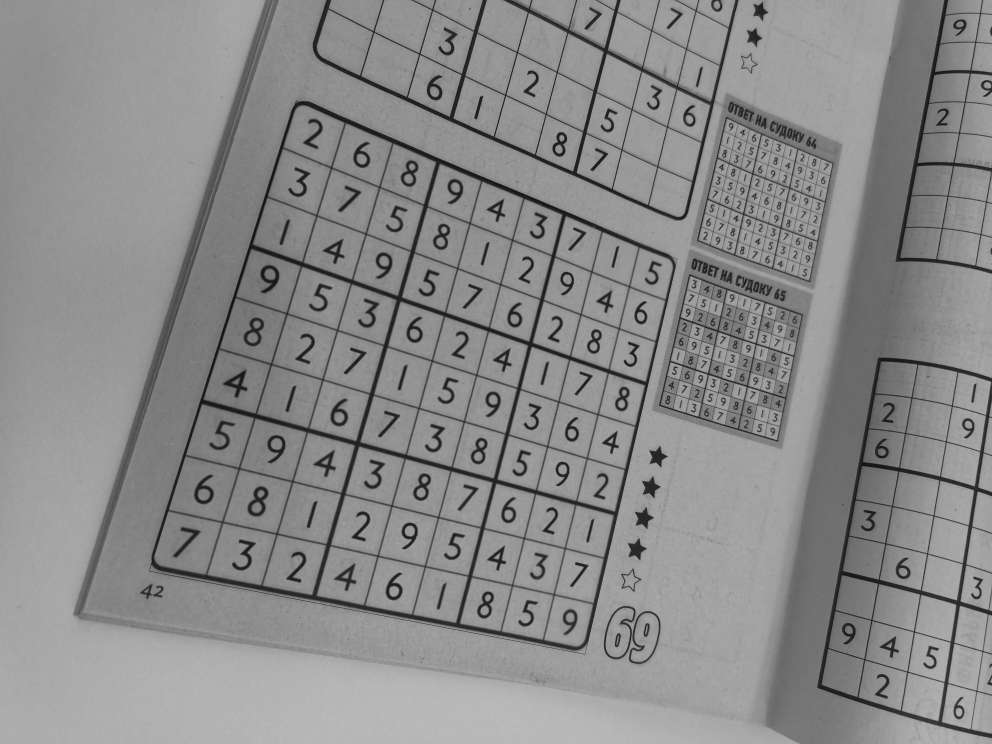
#> input picture solution_train_3.jpg, 3968 x 2976 px (shown at 1/4 size)
$ python -i sudoku.py   (imports and definitions only)   (older library calls are emulated)
#> lines starting #> are read from the running program, lines starting #| are printed output that depends on the picture; after the words box and inside, x2 and y2 are one past the last pixel; in counts of white or black regions, pixels touching at a corner belong together
#> further down, picture is the input picture: shape (2976, 3968); min 0, max 193, mean 138.2
import numpy as np
import matplotlib.pyplot as plt
from matplotlib import cm

from skimage import io
from skimage.feature import canny
import cv2
import os

import numpy as np
import cv2
import os

from skimage.feature import hog

from sklearn.ensemble import RandomForestClassifier
from pathlib import Path

from skimage.transform import rescale
from skimage.morphology import dilation, disk
from skimage.transform import ProjectiveTransform, warp
from skimage.feature import canny, match_template
import skimage.feature as feature

from skimage.filters import threshold_minimum, threshold_otsu, threshold_mean, threshold_local
from skimage import transform
import skimage.filters as filters
import scipy
import joblib

#---------------------------------------------------------------
# SUDOKU SOLVER FROM GITHUB

# [5 lines left out: function matrix_to_puzzle, not called in this run]

def puzzle_to_matirx(puzzle):
    vector = [x for x in puzzle.values()]
    return np.array(vector).astype(int).reshape([9, 9])

# [161 lines left out: functions solve_sudoku, sudoku_reference, parse_puzzle, validate_sudoku, solve_puzzle, not called in this run]

# -------------------------------------------------------------------
# MY CODE
from skimage.morphology import dilation, disk

def mask_image(image_full, verbose=False, return_corners=False):
#> called with verbose = False, return_corners = False
    image_scaled = np.copy(image_full)
    image_scaled = 255 - image_scaled
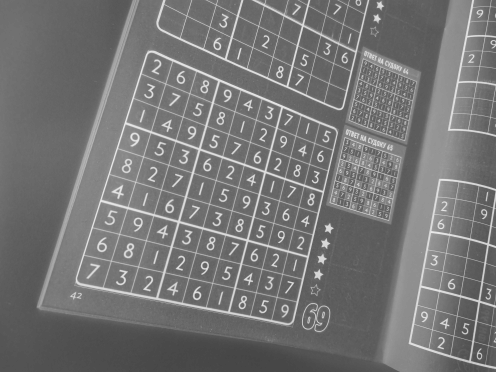
#> image_scaled: shape (2976, 3968) (shown at 1/8 size); min 62, max 255, mean 116.8

    edges = image_scaled
    edges = canny(edges, sigma=2)
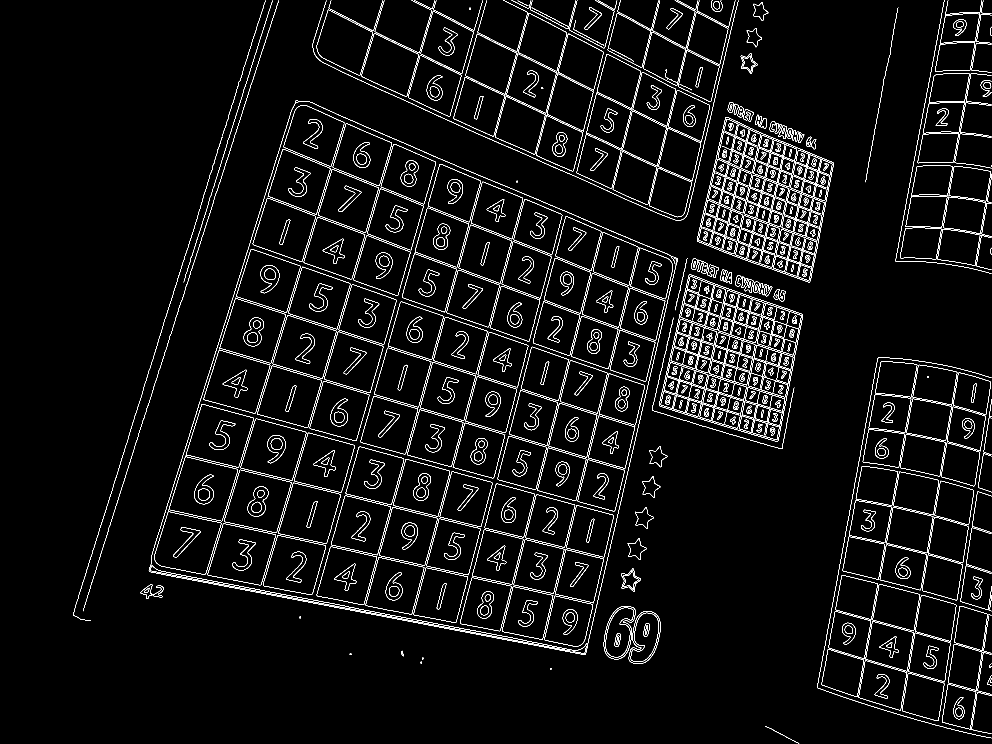
#> edges: shape (2976, 3968) bool (shown at 1/4 size); 2.2% white in thin lines or dots
    edges = np.int8(filters.gaussian(edges, 2) * 255)
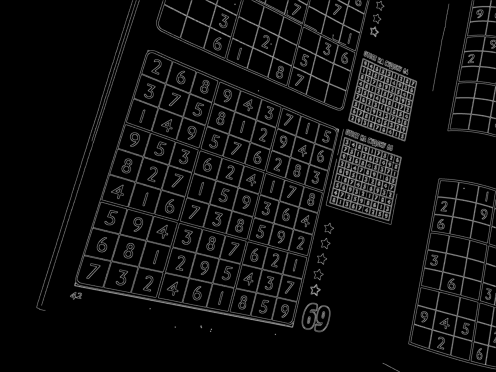
#> edges: shape (2976, 3968) int8 (shown at 1/8 size); min 0, max 98, mean 5.5; drawn with min black and max white
    selem = disk(1)
    edges = dilation(edges, selem)
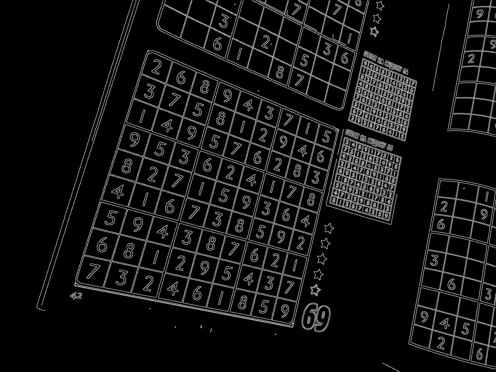
#> edges: shape (2976, 3968) int8 (shown at 1/8 size); min 0, max 98, mean 7.1; drawn with min black and max white

    # we need to convert image to uint to apply findContours
    edges = (edges).astype(np.uint8)
    ext_contours = cv2.findContours(edges.copy(), cv2.RETR_EXTERNAL, cv2.CHAIN_APPROX_SIMPLE)[0]
#> ext_contours = 48 contours; largest, box (x1, y1, x2, y2) and area: (590, 395, 2717, 2625) 3133546, (1245, 0, 2960, 888) 640178, (3263, 1424, 3968, 2959) 466916, (3280, 2295, 3968, 2941) 301230, (2630, 1092, 3218, 1773) 270550


    areas = [cv2.contourArea(x) for x in ext_contours]
#> areas = 48 values, max 3133546 at index 31, min 231 at index 2, mean 119234.7
    contours = []
    for i, a in enumerate(areas):
        if a > 0.7*max(areas):
            contours.append(ext_contours[i])
#> this loop made 48 passes
#> a on passes 1 to 8: 1947, 841, 231, 370.5, 480, 243, 484, 233
#> after the loop, contours = 1 contour; box (x1, y1, x2, y2) and area: (590, 395, 2717, 2625) 3133546

    # we need to remove one unnecessary dimension
    contours = [c.squeeze() for c in contours]
#> contours = 1 item

    contours_real = []
    for cont in contours:
        maxs = cont.max(axis=0)
        mins = cont.min(axis=0)
        a = maxs[0] - mins[0]
        b = maxs[1] - mins[1]
        min_, max_ = min(a, b), max(a, b)
        arc_length_area = cv2.arcLength(cont, True)**2/cv2.contourArea(cont)/16

        if min_ / max_ > 0.8 and arc_length_area < 1.5:
            contours_real.append(cont)
#> this loop made 1 pass
#> (maxs, mins, a, b, min_, max_, arc_length_area) on pass 1: ([2716, 2624], [590, 395], 2126, 2229, 2126, 2229, 1.14)
#> after the loop, contours_real = 1 item

    # epsilon allow us to control the max deviation from the original curve
    # here we use 5% of the total curve lenth
    corners = []
    for cnt in contours_real:
        epsilon = 0.05 * cv2.arcLength(cnt, True)
        corners += [cv2.approxPolyDP(cnt, epsilon, True).squeeze()]
#> this loop made 1 pass
#> (epsilon, corners) on pass 1: (378.8, [[[1181, 396], [591, 2288], [2342, 2624], [2714, 1031]]])

    mask = np.zeros_like(image_scaled)
    cv2.fillPoly(mask, corners, 1)
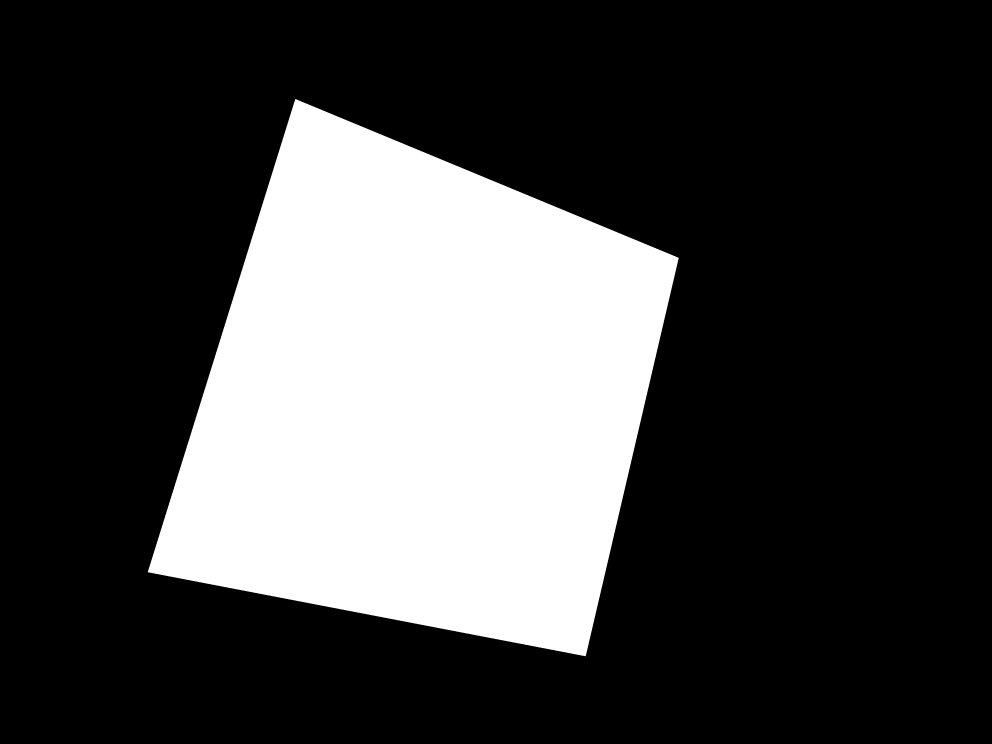
#> mask: shape (2976, 3968) (shown at 1/4 size); values 0 (black) and 1 (white), 26.2% white; 1 white region, box (x1, y1, x2, y2) and area: (591, 396, 2715, 2625) 3098097

    return mask.astype(np.bool_), corners

# [249 lines left out: functions normalize_image, detect_digits, process_cell, predict_image, not called in this run]

>>> import cv2
>>> picture = cv2.imread('solution_train_3.jpg', cv2.IMREAD_GRAYSCALE)
>>> result = mask_image(picture)

$ run again, on solution_train_6.jpg
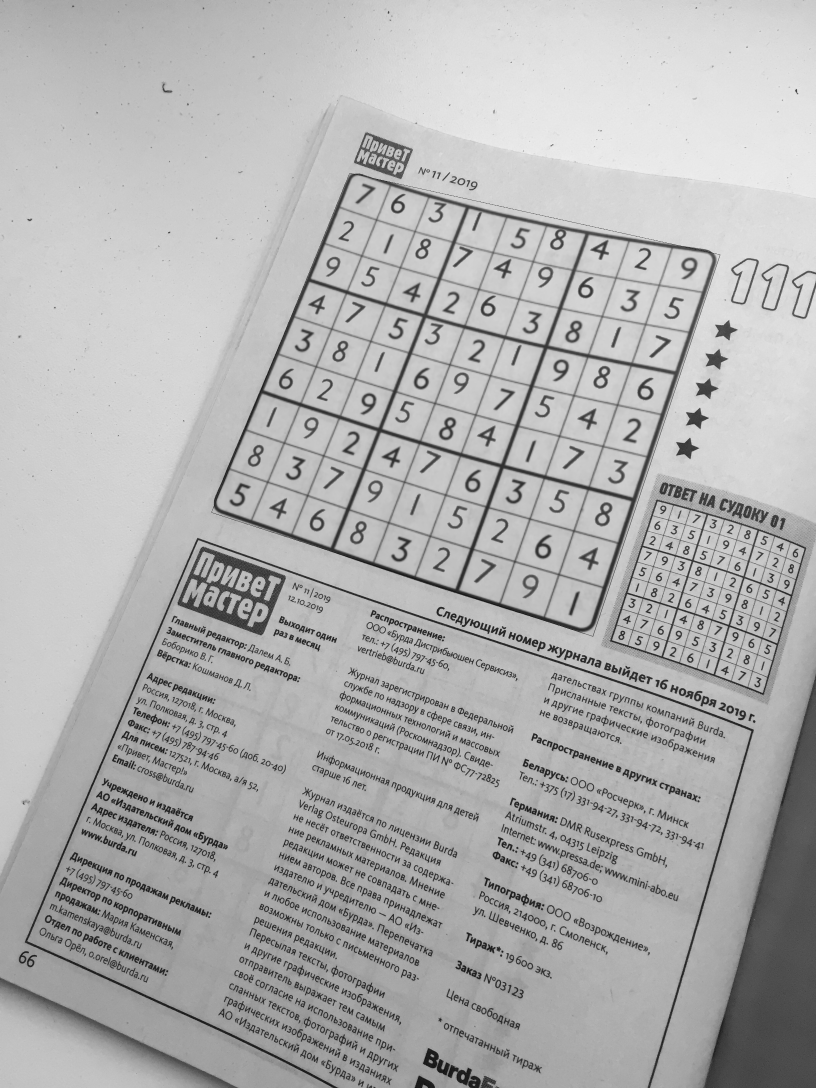
#> input picture solution_train_6.jpg, 2448 x 3264 px (shown at 1/3 size)
#> picture is the input picture: shape (3264, 2448); min 0, max 248, mean 176.6
#> in mask_image, `edges = np.int8(filters.gaussian(edges, 2) * 255)`:
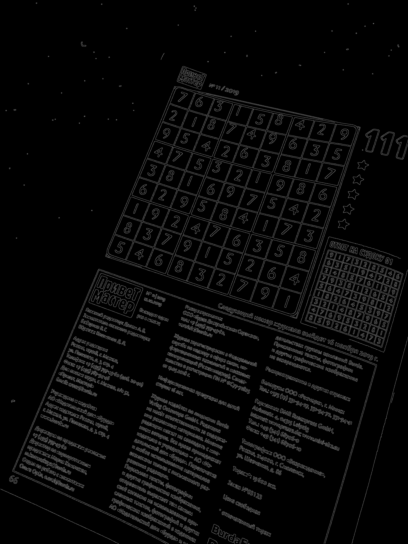
#> edges: shape (3264, 2448) int8 (shown at 1/6 size); min 0, max 109, mean 9
#> ext_contours = 122 contours; largest, box (x1, y1, x2, y2) and area: (627, 512, 2168, 1917) 1381341, (1797, 1414, 2425, 2091) 253356, (69, 1608, 2272, 3264) 195228, (142, 2551, 641, 2855) 57805, (346, 2085, 865, 2381) 55445
#> areas = 122 values, max 1381341 at index 84, min 202 at index 79, mean 23805.7
#> the loop in mask_image, `for i, a in enumerate(areas):` made 122 passes
#> a on passes 1 to 8: 315, 1235.5, 11203, 10414, 8004.5, 54753.5, 9783, 7705
#> after the loop in mask_image, `for i, a in enumerate(areas):`: contours = 1 contour; box (x1, y1, x2, y2) and area: (627, 512, 2168, 1917) 1381341
#> in mask_image, `contours = [c.squeeze() for c in contours]`: contours = 1 item
#> the loop in mask_image, `for cont in contours:` made 1 pass
#> (maxs, mins, a, b, min_, max_, arc_length_area) on pass 1: ([2167, 1916], [627, 512], 1540, 1404, 1404, 1540, 1.15)
#> the loop in mask_image, `for cnt in contours_real:` made 1 pass
#> (epsilon, corners) on pass 1: (252.6, [[[1045, 513], [628, 1541], [1782, 1915], [2166, 760]]])
#> in mask_image, `cv2.fillPoly(mask, corners, 1)`:
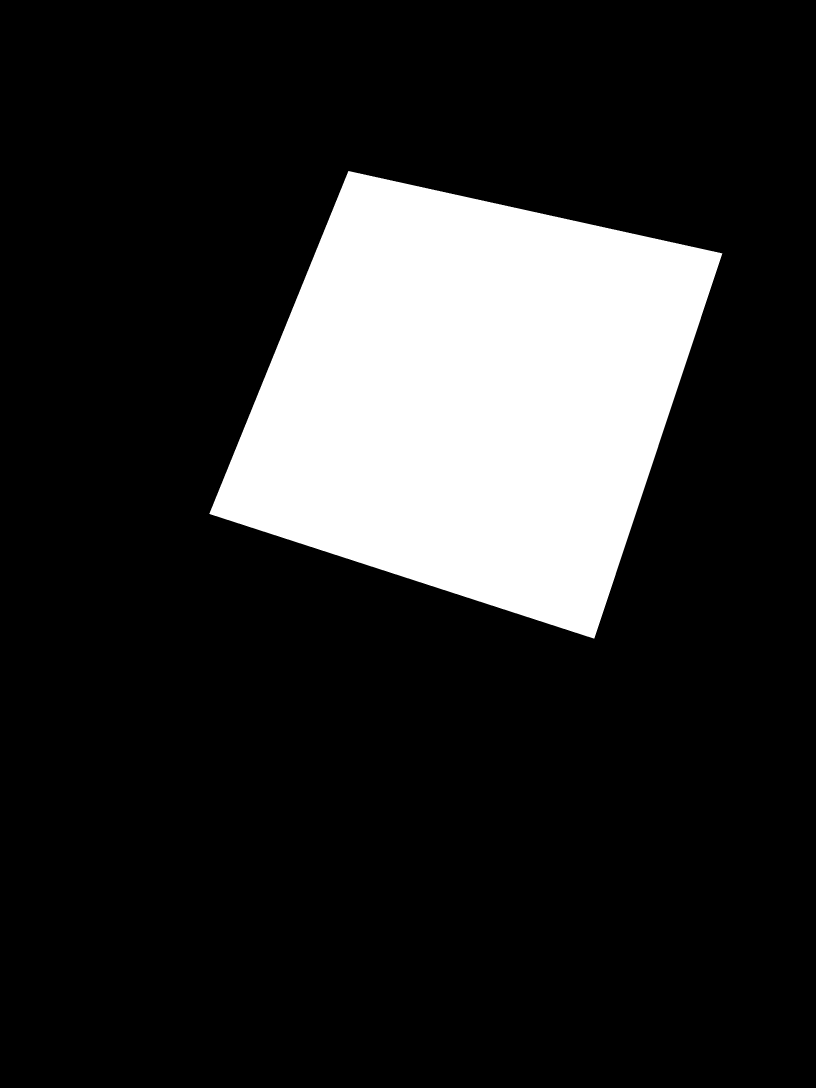
#> mask: shape (3264, 2448) (shown at 1/3 size); values 0 (black) and 1 (white), 17.1% white; 1 white region, box (x1, y1, x2, y2) and area: (628, 513, 2167, 1916) 1368167

$ run again, on solution_train_8.jpg
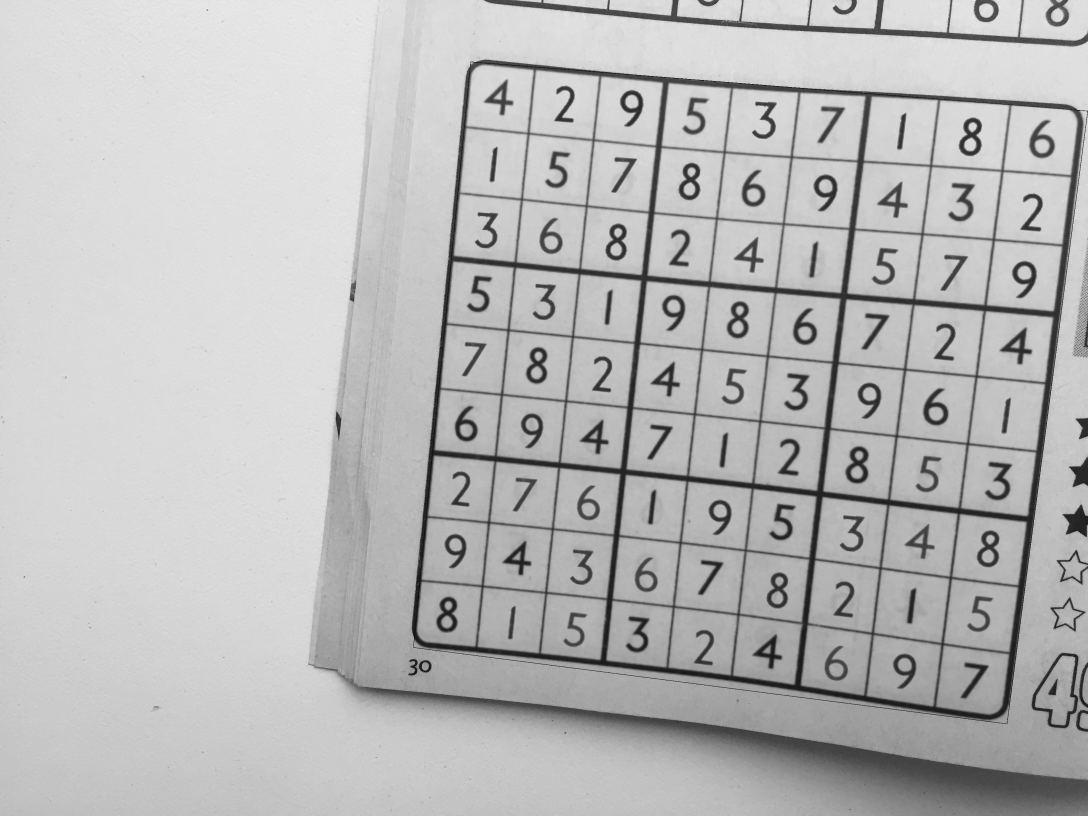
#> input picture solution_train_8.jpg, 3264 x 2448 px (shown at 1/3 size)
#> picture is the input picture: shape (2448, 3264); min 0, max 243, mean 185.1
#> in mask_image, `edges = dilation(edges, selem)`:
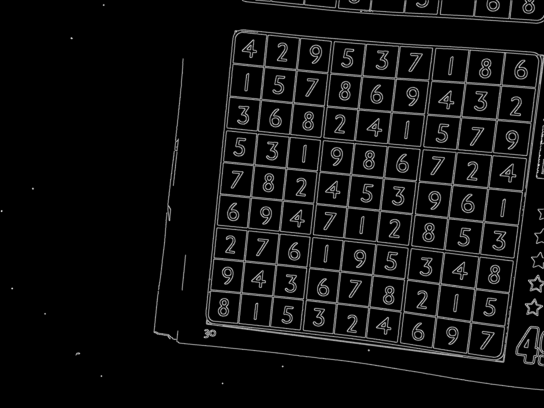
#> edges: shape (2448, 3264) int8 (shown at 1/6 size); min 0, max 92, mean 5.4; drawn with min black and max white
#> ext_contours = 31 contours; largest, box (x1, y1, x2, y2) and area: (1229, 172, 3264, 2180) 3382768, (918, 346, 3264, 2346) 56006, (1448, 0, 3264, 146) 33670, (3089, 1952, 3264, 2202) 29807, (2635, 0, 3264, 129) 12375
#> areas = 31 values, max 3382768.5 at index 22, min 132.5 at index 19, mean 115244.7
#> the loop in mask_image, `for i, a in enumerate(areas):` made 31 passes
#> a on passes 1 to 8: 206, 206, 226, 547, 277.5, 3551, 29807, 212
#> after the loop in mask_image, `for i, a in enumerate(areas):`: contours = 1 contour; box (x1, y1, x2, y2) and area: (1229, 172, 3264, 2180) 3382768
#> in mask_image, `contours = [c.squeeze() for c in contours]`: contours = 1 item
#> the loop in mask_image, `for cont in contours:` made 1 pass
#> (maxs, mins, a, b, min_, max_, arc_length_area) on pass 1: ([3263, 2179], [1229, 172], 2034, 2007, 2007, 2034, 1.07)
#> the loop in mask_image, `for cnt in contours_real:` made 1 pass
#> (epsilon, corners) on pass 1: (380.4, [[[1408, 179], [1234, 1946], [3025, 2177], [3263, 325]]])
#> in mask_image, `cv2.fillPoly(mask, corners, 1)`:
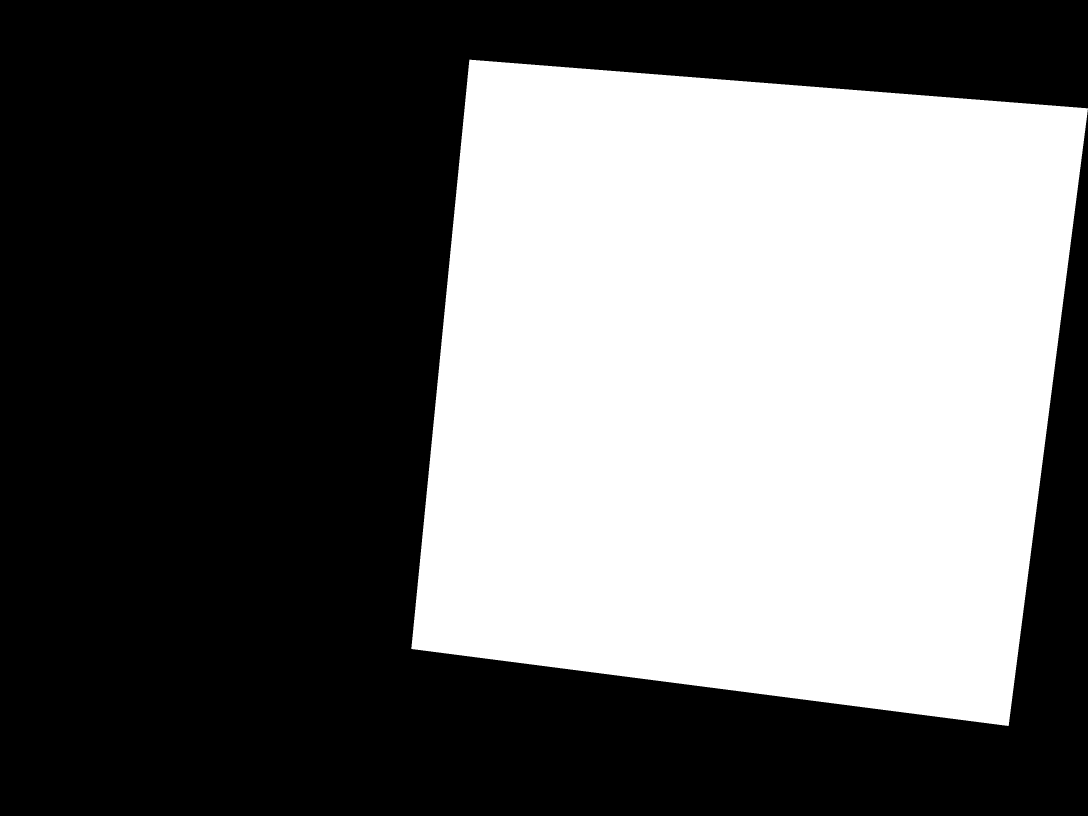
#> mask: shape (2448, 3264) (shown at 1/3 size); values 0 (black) and 1 (white), 41.8% white; 1 white region, box (x1, y1, x2, y2) and area: (1234, 179, 3264, 2178) 3341182
